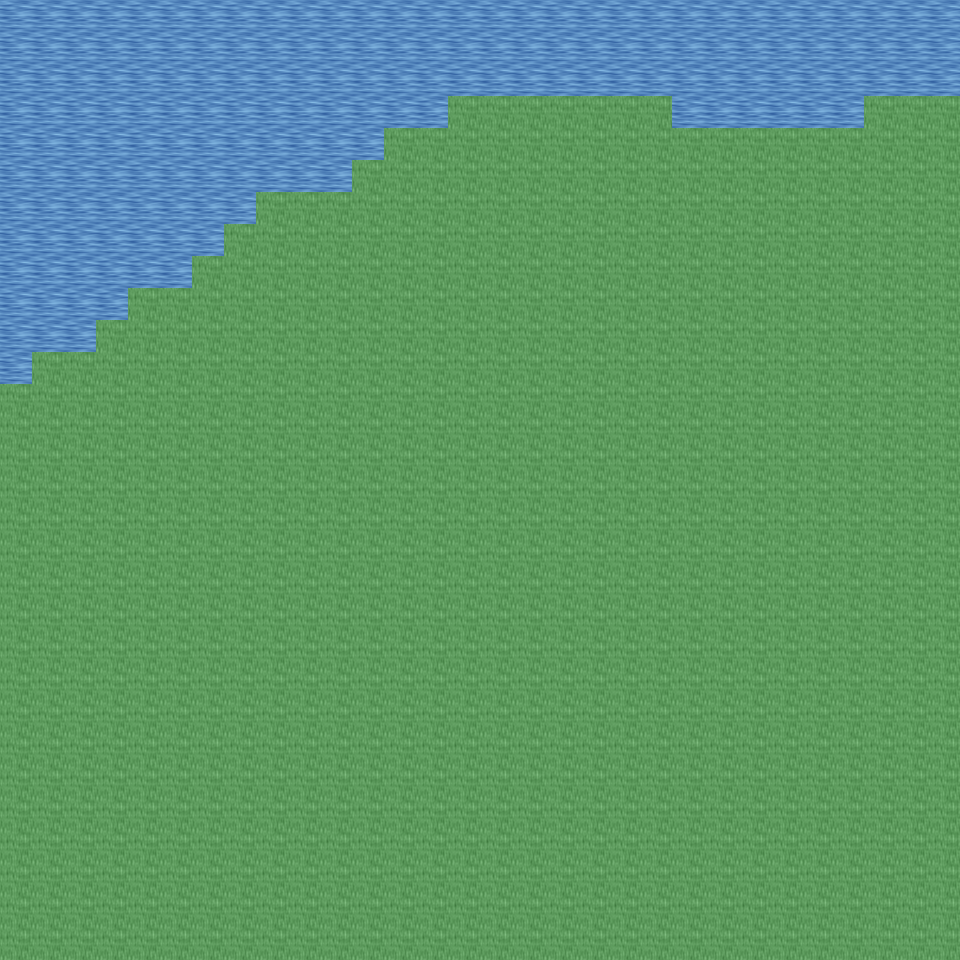

This game map was drawn from its Tiled (.tmx) file and the tilesets committed beside it. A one-line description and the trimmed map source follow:
An orthogonal 30x30 tile map with 32x32 px tiles, 6 tile layers (Ground, Object, Object2, Above, ...), 14 tilesets and 3 objects (3x mapExit).

<map version="1.0" orientation="orthogonal" renderorder="right-down" width="30" height="30" tilewidth="32" tileheight="32" nextobjectid="4">
  <tileset firstgid="1" name="tileset_ground_ground" tilewidth="32" tileheight="32" tilecount="33" columns="3">
    <image source="../drawable/tileset_ground_ground.png" width="96" height="352" />
  </tileset>
  <tileset firstgid="34" name="tileset_plant_flower_daisy_red" tilewidth="32" tileheight="32" tilecount="8" columns="2">
    <image source="../drawable/tileset_plant_flower_daisy_red.png" width="64" height="128" />
  </tileset>
  <tileset firstgid="42" name="tileset_ground_grass_edges" tilewidth="32" tileheight="32" tilecount="36" columns="12">
    <image source="../drawable/tileset_ground_grass_edges.png" width="384" height="96" />
  </tileset>
  <tileset firstgid="78" name="tileset_ground_grass_corners" tilewidth="32" tileheight="32" tilecount="24" columns="6">
    <image source="../drawable/tileset_ground_grass_corners.png" width="192" height="128" />
  </tileset>
  <tileset firstgid="102" name="tileset_ground_water_pool" tilewidth="32" tileheight="32" tilecount="72" columns="3">
    <image source="../drawable/tileset_ground_water_pool.png" width="96" height="768" />
  </tileset>
  <tileset firstgid="174" name="tileset_plant_flower_daisy_white" tilewidth="32" tileheight="32" tilecount="8" columns="2">
    <image source="../drawable/tileset_plant_flower_daisy_white.png" width="64" height="128" />
  </tileset>
  <tileset firstgid="182" name="tileset_plant_grasses" tilewidth="32" tileheight="32" tilecount="6" columns="3">
    <image source="../drawable/tileset_plant_grasses.png" width="96" height="64" />
  </tileset>
  <tileset firstgid="188" name="tileset_item_statue_bird" tilewidth="32" tileheight="32" tilecount="8" columns="2">
    <image source="../drawable/tileset_item_statue_bird.png" width="64" height="128" />
  </tileset>
  <tileset firstgid="196" name="tileset_plant_tree_tree_darkgreen" tilewidth="32" tileheight="32" tilecount="88" columns="8">
    <image source="../drawable/tileset_plant_tree_tree_darkgreen.png" width="256" height="352" />
  </tileset>
  <tileset firstgid="284" name="tileset_logic_collision" tilewidth="32" tileheight="32" tilecount="1" columns="1">
    <image source="../drawable/tileset_logic_collision.png" width="32" height="32" />
  </tileset>
  <tileset firstgid="285" name="tileset_ground_water_pool_deep" tilewidth="32" tileheight="32" tilecount="72" columns="3">
    <image source="../drawable/tileset_ground_water_pool_deep.png" width="96" height="768" />
  </tileset>
  <tileset firstgid="357" name="tileset_logic_item_fruits" tilewidth="32" tileheight="32" tilecount="16" columns="8">
    <image source="../drawable/tileset_logic_item_fruits.png" width="256" height="64" />
  </tileset>
  <tileset firstgid="373" name="tileset_plant_tree_umbrella_thorn" tilewidth="32" tileheight="32" tilecount="18" columns="6">
    <image source="../drawable/tileset_plant_tree_umbrella_thorn.png" width="192" height="96" />
  </tileset>
  <tileset firstgid="391" name="tileset_light_light_5x5" tilewidth="32" tileheight="32" tilecount="25" columns="5">
    <image source="../drawable/tileset_light_light_5x5.png" width="160" height="160" />
  </tileset>
  <layer name="Ground" width="30" height="30">
    <data>[900 cells, 900 non-empty, 8 distinct tile ids]</data>
  </layer>
  <layer name="Object" width="30" height="30">
    <data>[900 cells, 30 non-empty, 3 distinct tile ids]</data>
  </layer>
  <layer name="Object2" width="30" height="30">
    <data>[900 cells, 0 non-empty, 0 distinct tile ids]</data>
  </layer>
  <layer name="Above" width="30" height="30">
    <data>[900 cells, 0 non-empty, 0 distinct tile ids]</data>
  </layer>
  <layer name="Above2" width="30" height="30">
    <data>[900 cells, 0 non-empty, 0 distinct tile ids]</data>
  </layer>
  <layer name="Walkable" width="30" height="30">
    <data>[900 cells, 738 non-empty, 1 distinct tile ids]</data>
  </layer>
  <objectgroup name="MapEvents">
    <object id="1" name="north" type="mapExit" x="0" y="0" width="960" height="32">
      <properties>
        <property name="map" value="level_0_x223_y77" />
        <property name="x" value="0" />
        <property name="y" value="28" />
      </properties>
    </object>
    <object id="2" name="west" type="mapExit" x="0" y="0" width="32" height="384">
      <properties>
        <property name="map" value="level_0_x222_y78" />
        <property name="x" value="28" />
        <property name="y" value="0" />
      </properties>
    </object>
    <object id="3" name="east" type="mapExit" x="928" y="0" width="32" height="96">
      <properties>
        <property name="map" value="level_0_x224_y78" />
        <property name="x" value="1" />
        <property name="y" value="0" />
      </properties>
    </object>
  </objectgroup>
</map>
